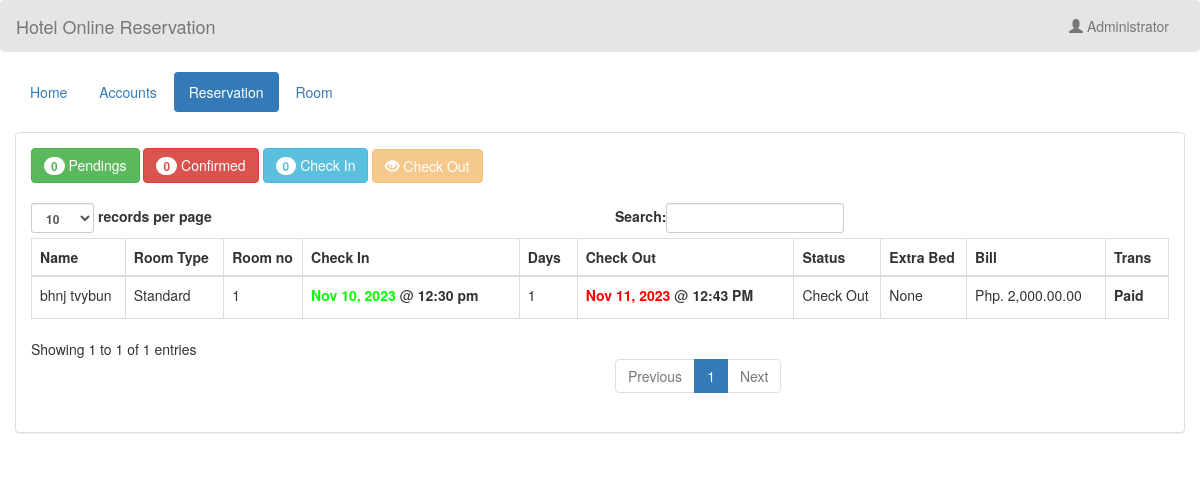
The page /admin/checkout.php (signed in) on the database its author committed.
### tables this page shows
CREATE TABLE `transaction` (
  `transaction_id` int(11) NOT NULL,
  `guest_id` int(11) NOT NULL,
  `room_id` int(11) NOT NULL,
  `room_no` int(5) NOT NULL,
  `extra_bed` int(11) NOT NULL,
  `status` varchar(20) NOT NULL,
  `days` int(2) NOT NULL,
  `checkin` date NOT NULL,
  `checkin_time` time NOT NULL,
  `checkout` date NOT NULL,
  `checkout_time` time NOT NULL,
  `bill` varchar(10) NOT NULL,
  `proof` varchar(255) DEFAULT NULL
);

CREATE TABLE `guest` (
  `guest_id` int(11) NOT NULL,
  `firstname` varchar(50) NOT NULL,
  `middlename` varchar(30) NOT NULL,
  `lastname` varchar(40) NOT NULL,
  `address` varchar(50) NOT NULL,
  `contactno` varchar(13) NOT NULL,
  `gmail` varchar(50) NOT NULL
);

CREATE TABLE `room` (
  `room_id` int(11) NOT NULL,
  `room_type` varchar(50) NOT NULL,
  `price` varchar(11) NOT NULL,
  `photo` varchar(100) NOT NULL,
  `available` int(1) NOT NULL,
  `description` text NOT NULL
);

### admin/name.php (called while the page is built, shortened)
<?php
require 'connect.php';
if (isset($_SESSION['admin_id'])) {
    $admin_id = $_SESSION['admin_id'];
    $stmt = $conn->prepare("SELECT * FROM `admin` WHERE `admin_id` = ?");
    $stmt->bind_param("i", $admin_id);
    $stmt->execute();
    $result = $stmt->get_result();
    if ($result->num_rows > 0) {
        $fetch = $result->fetch_array();
        $name = $fetch['name'];
    } else {
        $name = "Unknown";
    }
} else {
    $name = "Unknown";
}
?>

### admin/checkout.php (the view, shortened to what this page needs)
<!DOCTYPE html>
<?php
require 'name.php';
?>
<html lang="en">
<head>
	<link rel="stylesheet" type="text/css" href="css/bootstrap.css " />
	<link rel="stylesheet" type="text/css" href="css/style.css" />
</head>
<body>
	<nav style="background-color:rgba(0, 0, 0, 0.1);" class="navbar navbar-default">
		<div class="container-fluid">
			<div class="navbar-header">
				<a class="navbar-brand">Hotel Online Reservation</a>
			</div>
			<ul class="nav navbar-nav pull-right ">
				<li class="dropdown">
					<a class="dropdown-toggle" data-toggle="dropdown" role="button" aria-haspopup="true"
						aria-expanded="false"><i class="glyphicon glyphicon-user"></i>
						<?php echo $name; ?>
					</a>
				</li>
			</ul>
		</div>
	</nav>
	<div class="container-fluid">
		<ul class="nav nav-pills">
			<li><a href="home.php">Home</a></li>
			<li><a href="account.php">Accounts</a></li>
			<li class="active"><a href="reserve.php">Reservation</a></li>
			<li><a href="room.php">Room</a></li>
		</ul>
	</div>
	<br />
	<div class="container-fluid">
		<div class="panel panel-default">
			<?php
			$q_p = $conn->query("SELECT COUNT(*) as total FROM `transaction` WHERE `status` = 'Pending'") or die(mysqli_error());
			$f_p = $q_p->fetch_array();
			$q_ci = $conn->query("SELECT COUNT(*) as total FROM `transaction` WHERE `status` = 'Check In'") or die(mysqli_error());
			$f_ci = $q_ci->fetch_array();
			$q_co = $conn->query("SELECT COUNT(*) as total FROM `transaction` WHERE `status` = 'Confirmed'") or die(mysqli_error());
			$f_co = $q_co->fetch_array();
			?>
			<div class="panel-body">
				<a class="btn btn-success" href="reserve.php"><span class="badge">
						<?php echo $f_p['total'] ?>
					</span> Pendings</a>
				<a class="btn btn-danger" href="confirmed.php"><span class="badge">
						<?php echo $f_co['total'] ?>
					</span> Confirmed</a>
				<a class="btn btn-info" href="checkin.php"><span class="badge">
						<?php echo $f_ci['total'] ?>
					</span> Check In</a>
				<a class="btn btn-warning disabled"><i class="glyphicon glyphicon-eye-open"></i> Check Out</a>
				<br />
				<br />
				<table id="table" class="table table-bordered">
					<thead>
						<tr>
							<th>Name</th>
							<th>Room Type</th>
							<th>Room no</th>
							<th>Check In</th>
							<th>Days</th>
							<th>Check Out</th>
							<th>Status</th>
							<th>Extra Bed</th>
							<th>Bill</th>
							<th>Trans</th>
						</tr>
					</thead>
					<tbody>
						<?php
						$query = $conn->query("SELECT * FROM `transaction` NATURAL JOIN `guest` NATURAL JOIN `room` WHERE `status` = 'Check Out'") or die(mysqli_query());
						while ($fetch = $query->fetch_array()) {
							?>
							<tr>
								<td>
									<?php echo $fetch['firstname'] . " " . $fetch['lastname'] ?>
								</td>
								<td>
									<?php echo $fetch['room_type'] ?>
								</td>
								<td>
									<?php echo $fetch['room_no'] ?>
								</td>
								<td>
									<?php echo "<label style = 'color:#00ff00;'>" . date("M d, Y", strtotime($fetch['checkin'])) . "</label>" . " @ " . "<label>" . date("h:i a", strtotime($fetch['checkin_time'])) . "</label>" ?>
								</td>
								<td>
									<?php echo $fetch['days'] ?>
								</td>
								<td>
									<?php echo "<label style = 'color:#ff0000;'>" . date("M d, Y", strtotime($fetch['checkin'] . "+" . $fetch['days'] . "DAYS")) . "</label>" . " @ " . "<label>" . date("h:i A", strtotime($fetch['checkout_time'])) . "</label>" ?>
								</td>
								<td>
									<?php echo $fetch['status'] ?>
								</td>
								<td>
									<?php if ($fetch['extra_bed'] == "0") {
										echo "None";
									} else {
										echo $fetch['extra_bed'];
									} ?>
								</td>
								<td>
									<?php echo "Php. " . $fetch['bill'] . ".00" ?>
								</td>
								<td><label class="">Paid</label></td>
							</tr>
							<?php
						}
						?>
					</tbody>
				</table>
			</div>
		</div>
	</div>
	<br />
	<br />
</body>
</html>

### rows shown on the page
transaction: guest.firstname "bhnj", guest.lastname "tvybun", room.room_type "Standard", room_no "1", checkin "Nov 10, 2023", checkin_time "12:30 pm", days "1", checkin+days "Nov 11, 2023", checkout_time "12:43 PM", status "Check Out", extra_bed "None", bill "2,000.00"

### other values the page prints
$name "Administrator"
$f_p['total'] "0"
$f_co['total'] "0"
$f_ci['total'] "0"
